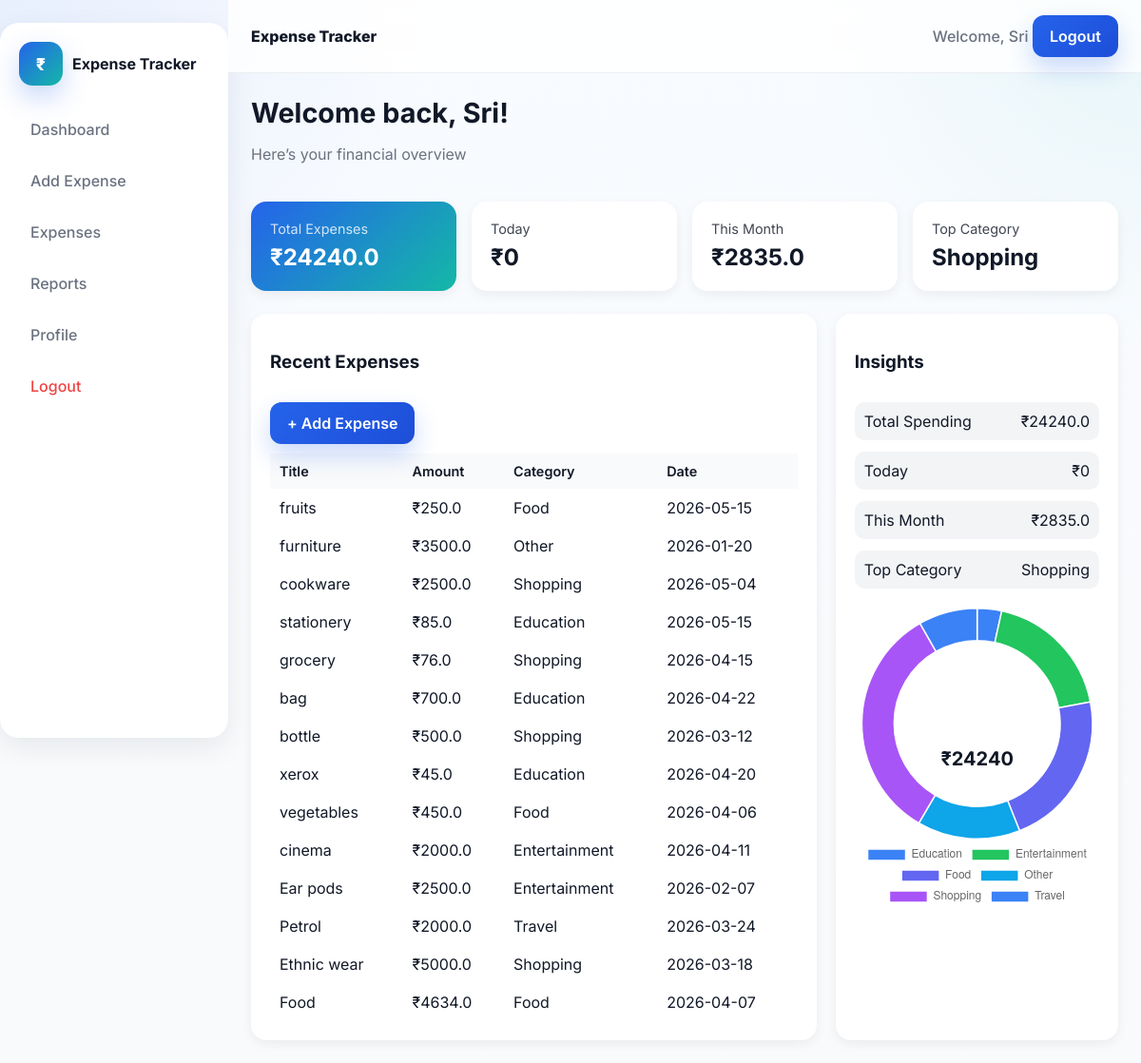
The app's page /dashboard (signed in) with its own data.
### tables this page shows
CREATE TABLE expenses (
        id INTEGER PRIMARY KEY AUTOINCREMENT,
        user_id INTEGER,
        title TEXT,
        amount REAL,
        category TEXT,
        date TEXT,
        payment TEXT,
        note TEXT,
        receipt TEXT
    );

### app.py (the view)
@app.route("/dashboard")
def dashboard():
    if "user" not in session:
        return redirect(url_for("login"))
    conn = get_db()
    cursor = conn.cursor()
    user_id = session["user_id"]
    cursor.execute("""
        SELECT * FROM expenses
        WHERE user_id = ?
        ORDER BY id DESC
    """, (user_id,))
    expenses = cursor.fetchall()
    from datetime import datetime
    today = datetime.today().strftime("%Y-%m-%d")
    current_month = datetime.today().strftime("%Y-%m")
    cursor.execute("SELECT SUM(amount) FROM expenses WHERE user_id = ?", (user_id,))
    total = cursor.fetchone()[0] or 0
    cursor.execute("""
        SELECT SUM(amount) FROM expenses
        WHERE user_id = ? AND date = ?
    """, (user_id, today))
    today_total = cursor.fetchone()[0] or 0
    cursor.execute("""
        SELECT SUM(amount) FROM expenses
        WHERE user_id = ? AND substr(date,1,7) = ?
    """, (user_id, current_month))
    month_total = cursor.fetchone()[0] or 0
    cursor.execute("""
        SELECT category, SUM(amount) as total
        FROM expenses
        WHERE user_id = ?
        GROUP BY category
        ORDER BY total DESC
        LIMIT 1
    """, (user_id,))
    top = cursor.fetchone()
    top_category = top[0] if top else None
    cursor.execute("""
        SELECT category, SUM(amount)
        FROM expenses
        WHERE user_id = ?
        GROUP BY category
    """, (user_id,))
    category_data = cursor.fetchall()
    labels = [row[0] for row in category_data]
    values = [row[1] for row in category_data]
    conn.close()
    return render_template(
        "dashboard.html",
        show_sidebar=True,
        user=session.get("user"),
        expenses=expenses,
        total=total,
        today_total=today_total,
        month_total=month_total,
        top_category=top_category,
        labels=labels,
        values=values
    )

### app.py (called while the page is built)
def get_db():
    conn = sqlite3.connect("database.db")
    conn.row_factory = sqlite3.Row
    return conn

### templates/dashboard.html (shortened to what this page needs)
{% extends "base.html" %}
{% block content %}
  <main class="dashboard-main">
    <header class="dashboard-header">
      <div>
        <h1 class="dashboard-title">
          Welcome back, {{ session.get("user") }}!
        </h1>
        <p class="dashboard-subtitle">
          Here’s your financial overview
        </p>
      </div>
    </header>
    <section class="cards-grid">
      <div class="card card--primary">
        <span class="card-label">Total Expenses</span>
        <span class="card-value">₹{{ total or 0 }}</span>
      </div>
      <div class="card">
        <span class="card-label">Today</span>
        <span class="card-value">₹{{ today_total or 0 }}</span>
      </div>
      <div class="card">
        <span class="card-label">This Month</span>
        <span class="card-value">₹{{ month_total or 0 }}</span>
      </div>
      <div class="card">
        <span class="card-label">Top Category</span>
        <span class="card-value">
          {{ top_category if top_category else "—" }}
        </span>
      </div>
    </section>
    <section class="dashboard-grid">
      <div class="panel">
        <div class="panel-header">
          <h3>Recent Expenses</h3>
        </div>
        <div style="margin-bottom:10px;">
  <a href="/add-expense" class="btn btn--primary">
    + Add Expense
  </a>
</div>
        <table class="table">
  <thead>
    <tr>
      <th>Title</th>
      <th>Amount</th>
      <th>Category</th>
      <th>Date</th>
    </tr>
  </thead>
  <tbody>
    {% if expenses %}
      {% for expense in expenses %}
      <tr>
        <td>{{ expense[2] }}</td>
        <td>₹{{ expense[3] }}</td>
        <td>{{ expense[4] }}</td>
        <td>{{ expense[5] }}</td>
      </tr>
      {% endfor %}
    {% endif %}
  </tbody>
</table>
      </div>
       <div class="panel">
  <div class="panel-header">
    <h3>Insights</h3>
  </div>
  <div class="category-list">
    <div class="category-item">
      <span>Total Spending</span>
      <span>₹{{ total or 0 }}</span>
    </div>
    <div class="category-item">
      <span>Today</span>
      <span>₹{{ today_total or 0 }}</span>
    </div>
    <div class="category-item">
      <span>This Month</span>
      <span>₹{{ month_total or 0 }}</span>
    </div>
    <div class="category-item">
      <span>Top Category</span>
      <span>{{ top_category if top_category else "—" }}</span>
    </div>
  </div>
  <div style="margin-top:20px; height:320px;">
    <canvas id="expenseChart"></canvas>
  </div>
</div>
    </section>
  </main>
{% endblock %}
{% block extra_scripts %}
<script>
document.addEventListener("DOMContentLoaded", function () {
  console.log("✅ NEW CHART CODE RUNNING");
  const labels = {{ labels|default([])|tojson }};
  const values = {{ values|default([])|tojson }};
  if (labels.length && values.length) {
    const canvas = document.getElementById("expenseChart");
    if (canvas) {
      const ctx = canvas.getContext("2d");
      const colors = [
  '#3b82f6',  // calm blue
  '#22c55e',  // fresh green
  '#6366f1',  // indigo (soft premium)
  '#0ea5e9',  // sky blue (smooth)
  '#a855f7'   // subtle purple
];
      const centerTextPlugin = {
        id: 'centerText',
        beforeDraw(chart) {
          const { width, height } = chart;
          const ctx = chart.ctx;
          const total = values.reduce((a, b) => a + b, 0);
          ctx.save();
          ctx.font = 'bold 20px Inter';
          ctx.fillStyle = '#111827';
          ctx.textAlign = 'center';
          ctx.textBaseline = 'middle';
          ctx.fillText('₹' + total, width / 2, height / 2);
          ctx.restore();
        }
      };
      new Chart(ctx, {
        type: 'doughnut',
        data: {
          labels: labels,
          datasets: [{
  data: values,
  backgroundColor: [
    '#3b82f6',
    '#22c55e',
    '#6366f1',
    '#0ea5e9',
    '#a855f7'
  ],
  borderWidth: 1.5,
  borderColor: '#ffffff',
  hoverOffset: 12,
  hoverBorderWidth: 2,
  hoverBorderColor: '#ffffff'
}]
        },
        options: {
          responsive: true,
          maintainAspectRatio: false,
          cutout: '72%',
          plugins: {
            legend: {
              position: 'bottom'
            }
          }
        },
        plugins: [centerTextPlugin]
      });
    }
  }
});
</script>
{% endblock %}

### static/css/style.css (style rules this page uses)
:root { --color-primary: #2563eb; --color-primary-dark: #1d4ed8; --color-secondary: #14b8a6; --color-accent: #7c3aed; --color-bg: #f9fafb; --color-surface: #ffffff; --color-surface-soft: #f3f4f6; --color-border: #e5e7eb; --color-text: #111827; --color-text-muted: #6b7280; --color-success: #10b981; --color-warning: #f59e0b; --color-danger: #ef4444; --shadow-sm: 0 4px 12px rgba(17, 24, 39, 0.06); --shadow-md: 0 10px 30px rgba(17, 24, 39, 0.08); --shadow-lg: 0 24px 60px rgba(37, 99, 235, 0.14); --radius-sm: 8px; --radius-md: 12px; --radius-lg: 20px; --radius-xl: 28px; --container: 1280px; --transition: 180ms ease; }
*, *::before, *::after { box-sizing: border-box; }
html { scroll-behavior: smooth; }
body { margin: 0; font-family: "Inter", sans-serif; background: radial-gradient(circle at top left, rgba(37, 99, 235, 0.08), transparent 28%), radial-gradient(circle at top right, rgba(20, 184, 166, 0.08), transparent 22%), linear-gradient(180deg, #f8fbff 0%, var(--color-bg) 100%); color: var(--color-text); min-height: 100vh; }
a { color: inherit; text-decoration: none; }
.btn { border: none; outline: none; border-radius: 12px; padding: 12px 18px; font-weight: 600; cursor: pointer; transition: transform var(--transition), box-shadow var(--transition), background var(--transition), color var(--transition), border-color var(--transition); display: inline-flex; align-items: center; justify-content: center; gap: 8px; }
.btn--primary { background: linear-gradient(135deg, var(--color-primary), var(--color-primary-dark)); color: #fff; box-shadow: 0 12px 26px rgba(37, 99, 235, 0.24); }
.dashboard-main { flex: 1; min-width: 0; }
.dashboard-header { display: flex; justify-content: space-between; align-items: center; margin-bottom: 24px; }
.dashboard-title { margin: 0; font-size: 1.8rem; }
.dashboard-subtitle { color: var(--color-text-muted); }
.table { width: 100%; border-collapse: collapse; }
.table th { background: #f9fafb; font-weight: 600; font-size: 0.9rem; }
.table th, .table td { padding: 12px; }
.cards-grid { display: grid; grid-template-columns: repeat(auto-fit, minmax(200px, 1fr)); gap: 16px; margin-bottom: 24px; }
.card { background: white; padding: 20px; border-radius: 16px; box-shadow: var(--shadow-sm); }
.card--primary { background: linear-gradient(135deg, #2563eb, #14b8a6); color: white; }
.card-label { font-size: 0.9rem; opacity: 0.8; }
.card-value { font-size: 1.5rem; font-weight: 700; }
.dashboard-grid { display: grid; grid-template-columns: 2fr 1fr; gap: 20px; }
.panel { background: white; border-radius: 16px; padding: 20px; box-shadow: var(--shadow-sm); }
.panel-header { display: flex; justify-content: space-between; margin-bottom: 12px; }
.table th, .table td { padding: 10px; text-align: left; }
.category-list { display: flex; flex-direction: column; gap: 12px; }
.category-item { display: flex; justify-content: space-between; padding: 10px; border-radius: 10px; background: #f3f4f6; }
#expenseChart { width: 100% !important; height: 100% !important; }
.cards-grid .card { display: flex; flex-direction: column; justify-content: center; gap: 8px; }
.cards-grid .card-label { display: block; line-height: 1.2; }
.cards-grid .card-value { display: block; line-height: 1.2; }

### records on screen
expenses: title "fruits", amount "250.0", category "Food", date "2026-05-15"
expenses: title "furniture", amount "3500.0", category "Other", date "2026-01-20"
expenses: title "cookware", amount "2500.0", category "Shopping", date "2026-05-04"
expenses: title "stationery", amount "85.0", category "Education", date "2026-05-15"
expenses: title "grocery", amount "76.0", category "Shopping", date "2026-04-15"
expenses: title "bag", amount "700.0", category "Education", date "2026-04-22"
expenses: title "bottle", amount "500.0", category "Shopping", date "2026-03-12"
expenses: title "xerox", amount "45.0", category "Education", date "2026-04-20"
expenses: title "vegetables", amount "450.0", category "Food", date "2026-04-06"
expenses: title "cinema", amount "2000.0", category "Entertainment", date "2026-04-11"
expenses: title "Ear pods", amount "2500.0", category "Entertainment", date "2026-02-07"
expenses: title "Petrol", amount "2000.0", category "Travel", date "2026-03-24"
expenses: title "Ethnic wear", amount "5000.0", category "Shopping", date "2026-03-18"
expenses: title "Food", amount "4634.0", category "Food", date "2026-04-07"

### other values on screen
{{ session["user"] }} "Sri"
{{ session.get("user") }} "Sri"
{{ total or 0 }} "24240.0"
{{ today_total or 0 }} "0"
{{ month_total or 0 }} "2835.0"
{{ top_category if top_category else "—" }} "Shopping"
chart data {{ labels|default([])|tojson }} ["Education", "Entertainment", "Food", "Other", "Shopping", "Travel"]
chart data {{ values|default([])|tojson }} [830.0, 4500.0, 5334.0, 3500.0, 8076.0, 2000.0]
